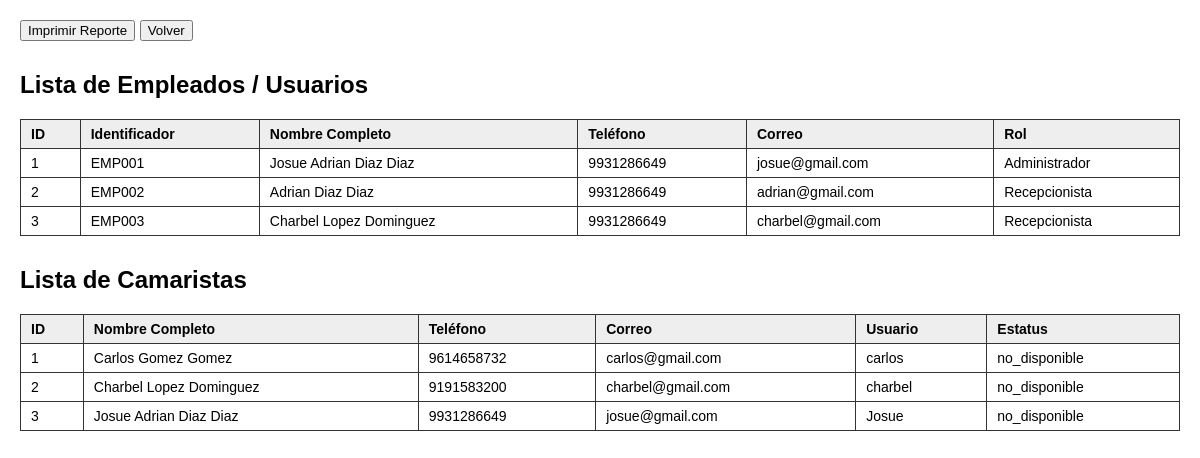
/reportes/reporte_tabla_empleados.php (signed in), run on the app's committed database.
### tables this page shows
CREATE TABLE `usuarios` (
  `id_usuario` int(11) NOT NULL,
  `identificador` varchar(20) NOT NULL,
  `usuario` varchar(50) NOT NULL,
  `contraseña` varchar(255) NOT NULL,
  `nombre_completo` varchar(150) NOT NULL,
  `telefono` varchar(20) DEFAULT NULL,
  `correo` varchar(100) DEFAULT NULL,
  `rol` enum('Administrador','Recepcionista','Gobernante','Camarista','Contador','Vendedor') NOT NULL,
  `foto` varchar(255) DEFAULT NULL
);

CREATE TABLE `camaristas` (
  `id_camarista` int(11) NOT NULL,
  `foto` varchar(255) DEFAULT NULL,
  `nombre_completo` varchar(150) NOT NULL,
  `telefono` varchar(20) DEFAULT NULL,
  `correo` varchar(100) DEFAULT NULL,
  `estatus` enum('no_disponible','descanso','activo') DEFAULT 'no_disponible',
  `usuario` varchar(25) NOT NULL,
  `contraseña` varchar(30) NOT NULL
);

### reportes/reporte_tabla_empleados.php (the view, shortened to what this page needs)
<?php
require_once '../config/conexion.php';
try {
    $stmt = $pdo->query("SELECT id_usuario, identificador, nombre_completo, telefono, correo, rol FROM usuarios ORDER BY id_usuario ASC");
    $empleados = $stmt->fetchAll(PDO::FETCH_ASSOC);
} catch (PDOException $e) {
    $empleados = [];
}
try {
    $stmt_cam = $pdo->query("SELECT id_camarista, nombre_completo, telefono, correo, usuario, estatus FROM camaristas ORDER BY id_camarista ASC");
    $camaristas = $stmt_cam->fetchAll(PDO::FETCH_ASSOC);
} catch (PDOException $e) {
    $camaristas = [];
}
?>
<!DOCTYPE html>
<html lang="es">
<head>
</head>
<body onload="window.print()">
    <div class="no-print">
        <button onclick="window.print()">Imprimir Reporte</button>
        <a href="../empleados.php"><button type="button">Volver</button></a>
    </div>
    <h2>Lista de Empleados / Usuarios</h2>
    <table>
        <thead>
            <tr>
                <th>ID</th>
                <th>Identificador</th>
                <th>Nombre Completo</th>
                <th>Teléfono</th>
                <th>Correo</th>
                <th>Rol</th>
            </tr>
        </thead>
        <tbody>
            <?php if (!empty($empleados)): ?>
                <?php foreach ($empleados as $emp): ?>
                    <tr>
                        <td><?php echo htmlspecialchars($emp['id_usuario']); ?></td>
                        <td><?php echo htmlspecialchars($emp['identificador'] ?? 'N/A'); ?></td>
                        <td><?php echo htmlspecialchars($emp['nombre_completo']); ?></td>
                        <td><?php echo htmlspecialchars($emp['telefono'] ?? 'N/A'); ?></td>
                        <td><?php echo htmlspecialchars($emp['correo'] ?? 'N/A'); ?></td>
                        <td><?php echo htmlspecialchars($emp['rol']); ?></td>
                    </tr>
                <?php endforeach; ?>
            <?php else: ?>
                <tr>
                    <td colspan="6" style="text-align: center;">No hay usuarios registrados.</td>
                </tr>
            <?php endif; ?>
        </tbody>
    </table>
    <h2>Lista de Camaristas</h2>
    <table>
        <thead>
            <tr>
                <th>ID</th>
                <th>Nombre Completo</th>
                <th>Teléfono</th>
                <th>Correo</th>
                <th>Usuario</th>
                <th>Estatus</th>
            </tr>
        </thead>
        <tbody>
            <?php if (!empty($camaristas)): ?>
                <?php foreach ($camaristas as $cam): ?>
                    <tr>
                        <td><?php echo htmlspecialchars($cam['id_camarista']); ?></td>
                        <td><?php echo htmlspecialchars($cam['nombre_completo']); ?></td>
                        <td><?php echo htmlspecialchars($cam['telefono'] ?? 'N/A'); ?></td>
                        <td><?php echo htmlspecialchars($cam['correo'] ?? 'N/A'); ?></td>
                        <td><?php echo htmlspecialchars($cam['usuario']); ?></td>
                        <td><?php echo htmlspecialchars($cam['estatus']); ?></td>
                    </tr>
                <?php endforeach; ?>
            <?php else: ?>
                <tr>
                    <td colspan="6" style="text-align: center;">No hay camaristas registrados.</td>
                </tr>
            <?php endif; ?>
        </tbody>
    </table>
</body>
</html>

### reportes/reporte_tabla_empleados.php (style rules this page uses)
body { font-family: Arial, sans-serif; margin: 20px; color: #000; background: #fff; }
h2 { margin-top: 30px; }
table { width: 100%; border-collapse: collapse; margin-top: 10px; margin-bottom: 20px; }
th, td { border: 1px solid #333; padding: 6px 10px; text-align: left; font-size: 14px; }
th { background-color: #eee; }
.no-print { margin-bottom: 20px; }

### data on the page
usuarios: id_usuario "1", identificador "EMP001", nombre_completo "Josue Adrian Diaz Diaz", telefono "9931286649", correo "josue@gmail.com", rol "Administrador"
usuarios: id_usuario "2", identificador "EMP002", nombre_completo "Adrian Diaz Diaz", telefono "9931286649", correo "adrian@gmail.com", rol "Recepcionista"
usuarios: id_usuario "3", identificador "EMP003", nombre_completo "Charbel Lopez Dominguez", telefono "9931286649", correo "charbel@gmail.com", rol "Recepcionista"
camaristas: id_camarista "1", nombre_completo "Carlos Gomez Gomez", telefono "9614658732", correo "carlos@gmail.com", usuario "carlos", estatus "no_disponible"
camaristas: id_camarista "2", nombre_completo "Charbel Lopez Dominguez", telefono "9191583200", correo "charbel@gmail.com", usuario "charbel", estatus "no_disponible"
camaristas: id_camarista "3", nombre_completo "Josue Adrian Diaz Diaz", telefono "9931286649", correo "josue@gmail.com", usuario "Josue", estatus "no_disponible"
